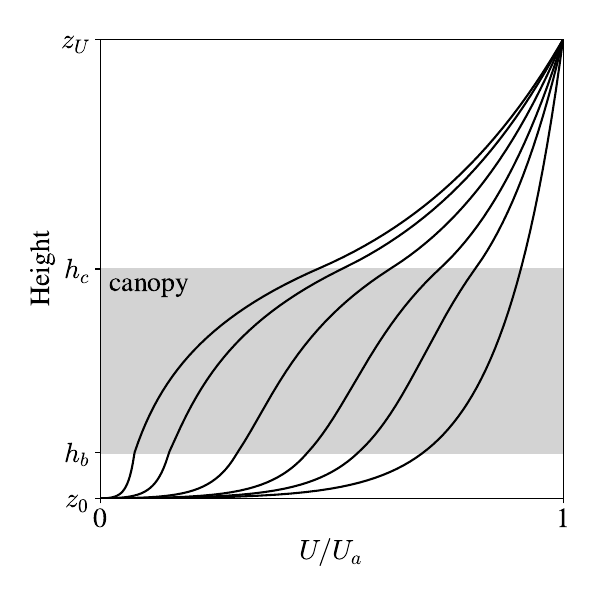

Source code (Python):
"""
A Flexible Snow Model (FSM 2.1.0) including a forest canopy
Figure 4. Wind speeds above, within and below canopies with vegetation area indices
(from right to left) 0, 0.5, 1, 2, 4 and 8.
"""
import matplotlib.pyplot as plt
import numpy as np

plt.rcParams['font.size'] = 20
plt.rcParams['mathtext.fontset'] = 'cm'
plt.rcParams['font.family'] = 'STIXGeneral'
fig = plt.figure(figsize=(6,6))

z = np.arange(0.001,2,0.001)
Ud = np.zeros_like(z)
Uo = np.zeros_like(z)
hb = 0.2
z0g = 0.001
z0v = 0.1

plt.fill_between([0,2],[hb,hb],[1,1],color='lightgrey')
for LAI in (0,0.5,1,2,4,8):
    fv = 1 - np.exp(-0.5*LAI)
    d = 0.67
    z0 = z0v
    Ud[z>1] = np.log((z[z>1]-d)/z0) / np.log((1-d)/z0)
    Ud[z<=1] = np.exp(2.5*(z[z<=1]-1))
    Ub = np.exp(2.5*(hb-1))
    Ud[z<hb] = Ub*np.log((z[z<hb])/z0g) / np.log(hb/z0g)
    Uo = Ud.max()*np.log(z/z0g) / np.log(2/z0g)
    U = (fv*Ud + (1 - fv)*Uo) / Ud.max()
    plt.plot(U,z,'k')

plt.xlim(0,U.max())
plt.ylim(z0g,2)
plt.xticks([0,1])
plt.yticks([z0g,hb,1,2],['$z_0$','$h_b$','$h_c$','$z_U$'])
plt.xlabel('$U/U_a$')
plt.ylabel('Height')
plt.text(0.02,0.9,'canopy')
plt.tight_layout()
plt.savefig('Figure04.pdf')
